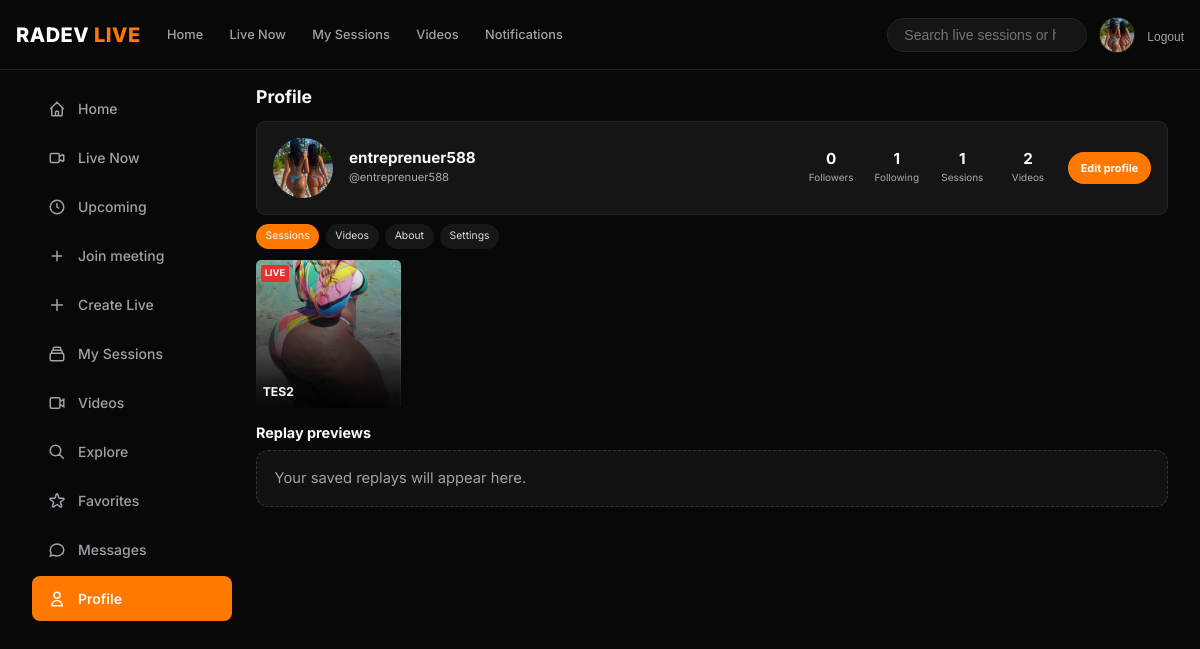
Page /user/profile/ (signed in) on the earlier database version.
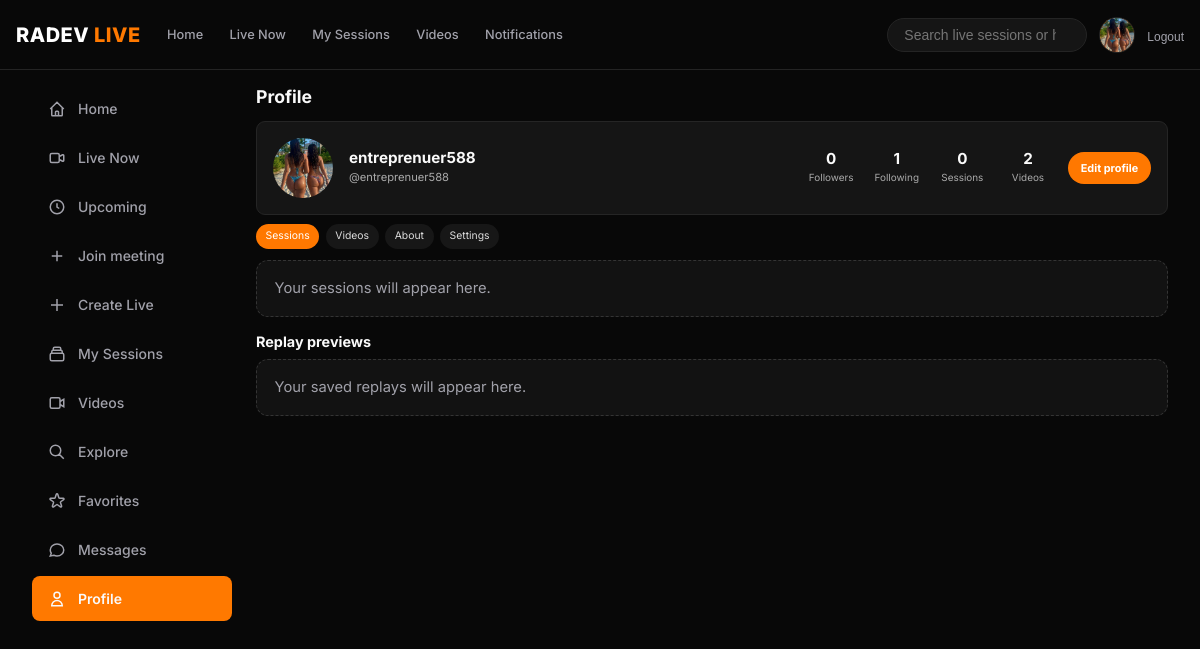
Same page on the later database version.
### streaming/models.py (models this page shows, shortened)
class LiveSession(models.Model):
    CATEGORY_CHOICES = [
        ("education", "Education"),
        ("business", "Business"),
        ("entertainment", "Entertainment"),
        ("gaming", "Gaming"),
        ("technology", "Technology"),
        ("music", "Music"),
        ("fitness", "Fitness"),
        ("cooking", "Cooking"),
    ]
    VISIBILITY_CHOICES = [
        ("public", "Public"),
        ("private", "Private"),
    ]
    STATUS_CHOICES = [
        ("scheduled", "Not started"),
        ("live", "Live"),
        ("ended", "Ended"),
    ]
    PREVIEW_STATUS_CHOICES = [
        ("none", "No preview"),
        ("recording", "Recording"),
        ("processing", "Processing"),
        ("ready", "Ready"),
        ("failed", "Failed"),
        ("deleted", "Deleted"),
    ]
    host = models.ForeignKey(
        settings.AUTH_USER_MODEL,
        on_delete=models.CASCADE,
        related_name="hosted_sessions",
    )
    title = models.CharField(max_length=150)
    description = models.TextField(blank=True)
    category = models.CharField(
        max_length=20,
        choices=CATEGORY_CHOICES,
        default="education",
    )
    room_name = models.UUIDField(
        default=uuid.uuid4,
        unique=True,
        editable=False,
    )
    visibility = models.CharField(
        max_length=10,
        choices=VISIBILITY_CHOICES,
        default="public",
    )
    status = models.CharField(
        max_length=15,
        choices=STATUS_CHOICES,
        default="scheduled",
    )
    is_locked = models.BooleanField(default=False)
    chat_enabled = models.BooleanField(default=True)
    scheduled_at = models.DateTimeField(null=True, blank=True)
    participant_limit = models.PositiveIntegerField(default=50)
    thumbnail = models.ImageField(
        upload_to="stream_thumbnails/",
        null=True,
        blank=True,
    )
    preview_status = models.CharField(
        max_length=12,
        choices=PREVIEW_STATUS_CHOICES,
        default="none",
    )
    preview_egress_id = models.CharField(max_length=100, blank=True)
    preview_object_key = models.CharField(max_length=500, blank=True)
    host_recording_consented_at = models.DateTimeField(null=True, blank=True)
    created_at = models.DateTimeField(auto_now_add=True)
    started_at = models.DateTimeField(null=True, blank=True)
    ended_at = models.DateTimeField(null=True, blank=True)
    class Meta:
        ordering = ["-created_at"]

### accounts/views.py (the view)
# urls.py: path("profile/", views.profile, name="profile"),
@login_required
def profile(request):
    user_profile, _ = UserProfile.objects.get_or_create(
        user=request.user
    )
    if request.method == "POST":
        form = ProfileForm(
            request.POST,
            request.FILES,
            instance=user_profile
        )
        if form.is_valid():
            profile = form.save()
            request.user.first_name = profile.full_name
            request.user.save(update_fields=["first_name"])
            messages.success(request, "Your profile has been updated.")
            return redirect(f"{reverse('profile')}?tab=settings")
    else:
        form = ProfileForm(instance=user_profile)
    tab = request.GET.get("tab", "sessions")
    if tab not in {"sessions", "videos", "about", "settings"}:
        tab = "sessions"
    sessions = LiveSession.objects.filter(
        host=request.user,
        visibility="public",
        status__in=["live", "scheduled"],
    ).select_related("host").order_by("-created_at")
    previews = LiveSession.objects.filter(
        host=request.user,
        visibility="public",
        status="ended",
        preview_status="ready",
    ).select_related("host").order_by("-ended_at")
    video_count = UploadedVideo.objects.filter(owner=request.user).count()
    videos = UploadedVideo.objects.filter(owner=request.user)[:12]
    followers_count = CreatorFollow.objects.filter(
        following=request.user
    ).count()
    following_count = CreatorFollow.objects.filter(
        follower=request.user
    ).count()
    session_count = sessions.count()
    return render(request, "account/profile.html", {
        "form": form,
        "profile_user": request.user,
        "profile": user_profile,
        "sessions": sessions,
        "previews": previews,
        "videos": videos,
        "video_count": video_count,
        "followers_count": followers_count,
        "following_count": following_count,
        "session_count": session_count,
        "followers_display": _compact_count(followers_count),
        "following_display": _compact_count(following_count),
        "sessions_display": _compact_count(session_count),
        "tab": tab,
        "is_owner": True,
    })

### accounts/forms.py
class ProfileForm(forms.ModelForm):
    class Meta:
        model = UserProfile
        fields = ["full_name", "username", "bio", "avatar"]
        widgets = {
            "full_name": forms.TextInput(attrs={
                "placeholder": "Your full name",
                "class": "form-input",
            }),
            "username": forms.TextInput(attrs={
                "class": "form-input",
            }),
            "bio": forms.Textarea(attrs={
                "placeholder": "Tell people about yourself",
                "rows": 4,
                "class": "form-input",
            }),
            "avatar": forms.ClearableFileInput(attrs={
                "class": "form-input",
            }),
        }

### accounts/views.py (called while the page is built)
def _compact_count(value):
    if value < 1000:
        return str(value)
    if value >= 1_000_000:
        amount = f"{value / 1_000_000:.1f}".rstrip("0").rstrip(".")
        return f"{amount}M"
    amount = f"{value / 1000:.1f}".rstrip("0").rstrip(".")
    return f"{amount}K"

### templates/account/profile.html (shortened to what this page needs)
{% extends "base_app.html" %}
{% block body_class %}profile-view{% endblock %}
{% block content %}
<main class="profile-page">
  <h1>Profile</h1>
  <section class="profile-card">
    <div class="profile-avatar">
      {% if profile.avatar %}<img src="{{ profile.avatar.url }}" alt="{{ profile.full_name|default:profile_user.get_username }}'s profile photo">{% endif %}
    </div>
    <div class="profile-name">
      <h2>{{ profile.full_name|default:profile_user.first_name|default:profile_user.get_username }}</h2>
      <p>@{{ profile.username }}{% if profile.bio %} · {{ profile.bio|truncatechars:70 }}{% endif %}</p>
    </div>
    <div class="profile-stats">
      <div class="profile-stat"><strong>{{ followers_display }}</strong><span>Followers</span></div>
      <div class="profile-stat"><strong>{{ following_display }}</strong><span>Following</span></div>
      <div class="profile-stat"><strong>{{ sessions_display }}</strong><span>Sessions</span></div>
      <div class="profile-stat"><strong>{{ video_count }}</strong><span>Videos</span></div>
    </div>
    {% if is_owner %}
      <a class="edit-profile" href="?tab=settings">Edit profile</a>
    {% endif %}
  </section>
  <nav class="profile-tabs" aria-label="Profile sections">
    <a href="?tab=sessions" class="{% if tab == 'sessions' %}active{% endif %}">Sessions</a>
    <a href="?tab=videos" class="{% if tab == 'videos' %}active{% endif %}">Videos</a>
    <a href="?tab=about" class="{% if tab == 'about' %}active{% endif %}">About</a>
    {% if is_owner %}
    <a href="?tab=settings" class="{% if tab == 'settings' %}active{% endif %}">Settings</a>
    {% endif %}
  </nav>
  {% if tab == 'sessions' %}
    <section class="profile-sessions" aria-label="Public sessions">
      {% for session in sessions %}
      <a class="profile-session" href="{% url 'session_detail' session.room_name %}"{% if session.thumbnail %} style="background-image:linear-gradient(0deg,rgba(0,0,0,.82),rgba(0,0,0,.03)),url('{{ session.thumbnail.url }}');background-size:cover;background-position:center"{% endif %}>
        <span class="session-status {% if session.status == 'scheduled' %}scheduled{% endif %}">{% if session.status == 'live' %}LIVE{% else %}Free{% endif %}</span>
        <span>{{ session.title }}</span>
      </a>
      {% empty %}<p class="empty-sessions">{% if is_owner %}Your sessions will appear here.{% else %}No public sessions yet.{% endif %}</p>{% endfor %}
    </section>
    <h2 class="profile-section-heading">Replay previews</h2>
    <section class="profile-sessions" aria-label="Public replay previews">
      {% for session in previews %}
      <a class="profile-session" href="{% url 'session_detail' session.room_name %}">
        {% if session.thumbnail %}<img src="{{ session.thumbnail.url }}" alt="" loading="lazy">{% endif %}
        <span class="session-status replay">REPLAY</span>
        <span>{{ session.title }}</span>
      </a>
      {% empty %}<p class="empty-sessions">{% if is_owner %}Your saved replays will appear here.{% else %}No public replay previews yet.{% endif %}</p>{% endfor %}
    </section>
  {% endif %}
</main>
{% endblock %}

Differences in the rows shown:
no longer on this page (row edited): LiveSession: thumbnail (picture), status "LIVE", title "TES2"
Other differences:
{{ sessions_display }}: "1" → "0"
text now shown: "Your sessions will appear here."
